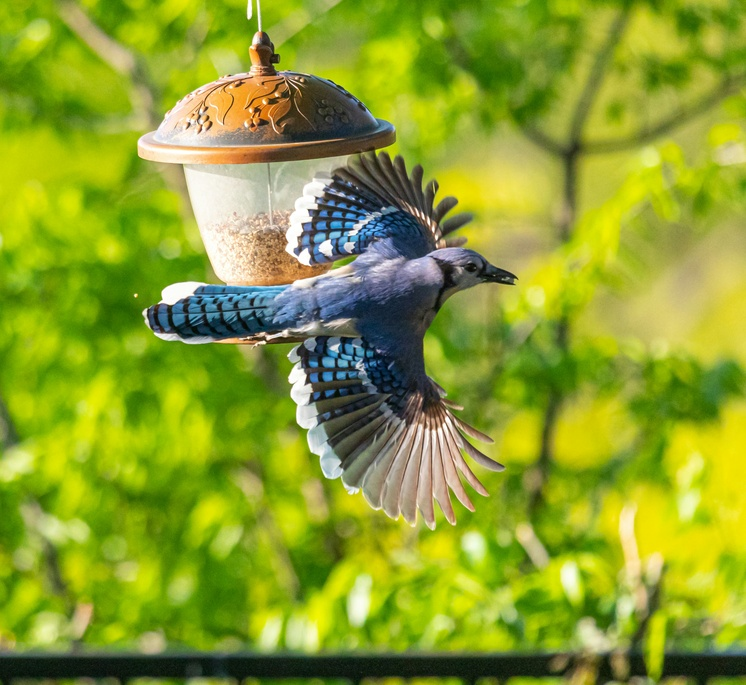
#> input picture images/color/gerhard-crous-G_mYUvUHh_U.jpg, 746 x 685 px, shrunk from 3651 x 3353 before the run
$ jupyter execute processing-color-images.ipynb
#> lines starting #> are read from the running program, lines starting #| are printed output that depends on the picture
[cell 1]
import numpy as np
import matplotlib.pyplot as plt
import cv2

## Processing Color Images (RGB) with Matplotlib

[cell 2]
cim = plt.imread("../images/color/gerhard-crous-G_mYUvUHh_U.jpg")
#> cim is the input picture: shape (685, 746, 3); mean R, G, B 139.3, 158.8, 44.7

[cell 3]
cim.shape
#> Out = (685, 746, 3)

[cell 4]
type(cim)

[cell 5]
cim.dtype

[cell 6]
plt.imshow(cim)

[cell 7]
R = cim[:,:,0]
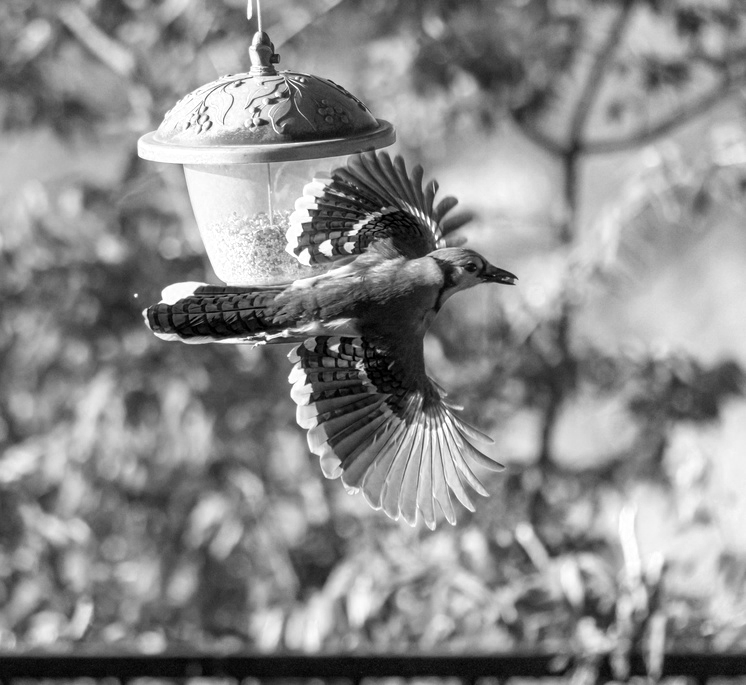
#> R: shape (685, 746); min 0, max 255, mean 139.3
G = cim[:,:,1]
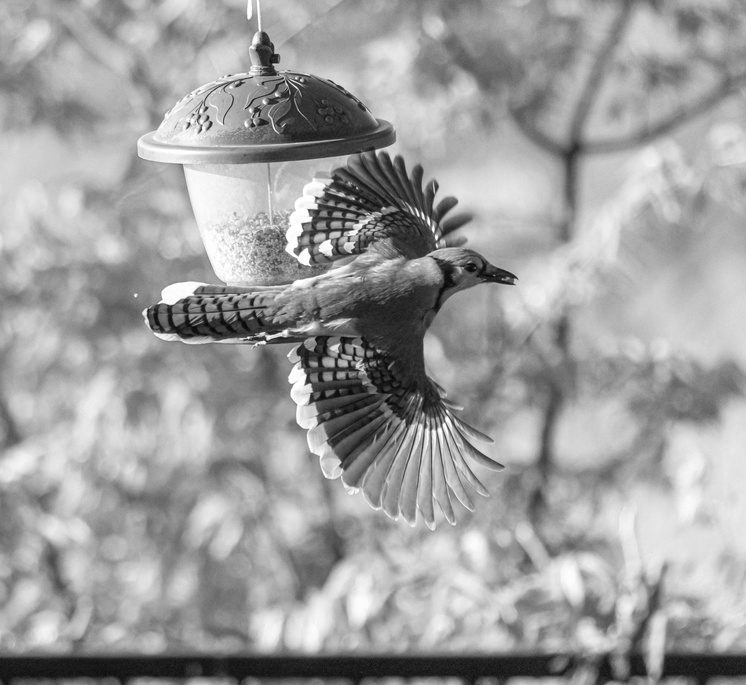
#> G: shape (685, 746); min 2, max 255, mean 158.8
B = cim[:,:,2]
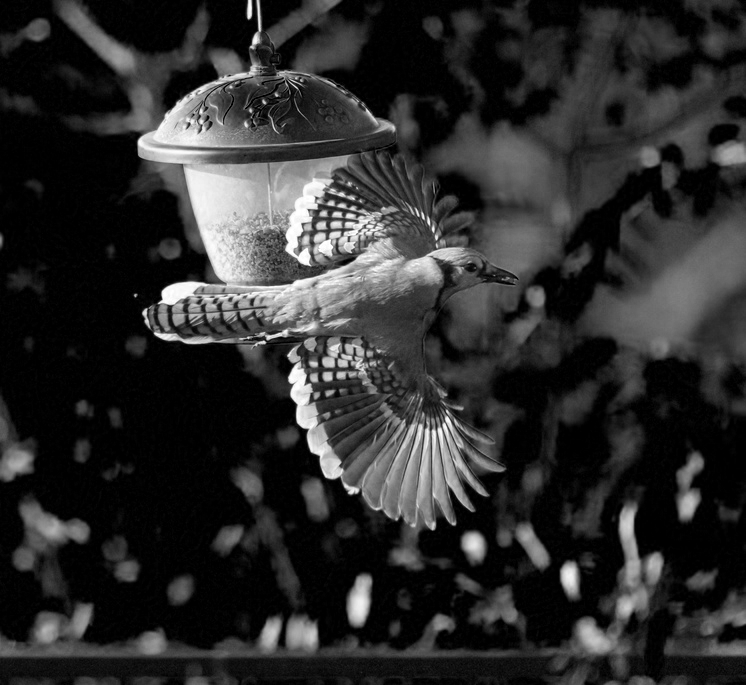
#> B: shape (685, 746); min 0, max 255, mean 44.7

[cell 8]
fig, axs = plt.subplots(nrows=1,ncols=3,figsize=(16,9))
# plt.subplots_adjust(wspace=0.3)
axs[0].imshow(R)
axs[0].set_title('Red')
axs[0].set_xticks([])
axs[0].set_yticks([])

axs[1].imshow(G)
axs[1].set_title('Green')
axs[1].set_xticks([])
axs[1].set_yticks([])

axs[2].imshow(B)
axs[2].set_title('Blue')
axs[2].set_xticks([])
axs[2].set_yticks([])
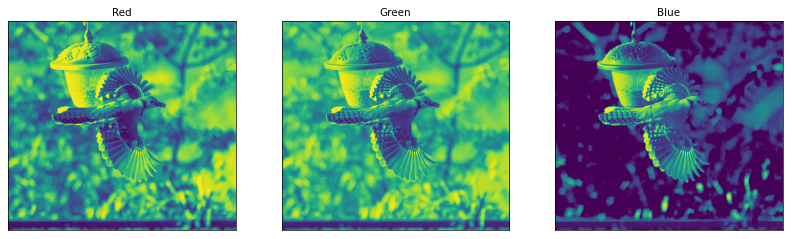
#> figure drawn by matplotlib, 3 panels

[cell 9]
def plot_color_image_1(cim,img_filename):
    fig, axs = plt.subplots(nrows=2,ncols=3,figsize=(16,9))
    # plt.subplots_adjust(wspace=0.3)
    axs[0,0].imshow(cim)
    axs[0,0].set_xticks([])
    axs[0,0].set_yticks([])

    axs[0,1].imshow(cim)
    axs[0,1].set_xticks([])
    axs[0,1].set_yticks([])

    axs[0,2].imshow(cim)
    axs[0,2].set_xticks([])
    axs[0,2].set_yticks([])

    axs[1,0].imshow(cim[:,:,0])
    axs[1,0].set_title('Red')
    axs[1,0].set_xticks([])
    axs[1,0].set_yticks([])

    axs[1,1].imshow(cim[:,:,1])
    axs[1,1].set_title('Green')
    axs[1,1].set_xticks([])
    axs[1,1].set_yticks([])

    axs[1,2].imshow(cim[:,:,2])
    axs[1,2].set_title('Blue')
    axs[1,2].set_xticks([])
    axs[1,2].set_yticks([])

    fig.savefig(fname=img_filename,dpi=400,bbox_inches='tight')

[cell 10]
def plot_color_image_2(color_img,img_filename):
    plt.subplot(231)
    plt.imshow(color_img)
    plt.xticks([])
    plt.yticks([])

    plt.subplot(232)
    plt.imshow(color_img)
    plt.xticks([])
    plt.yticks([])

    plt.subplot(233)
    plt.imshow(color_img)
    plt.xticks([])
    plt.yticks([])

    plt.subplot(234)
    plt.imshow(color_img[:,:,0])
    plt.title('Red')
    plt.xticks([])
    plt.yticks([])

    plt.subplot(235)
    plt.imshow(color_img[:,:,1])    # ,cmap='gray'
    plt.title('Green')
    plt.xticks([])
    plt.yticks([])

    plt.subplot(236)
    plt.imshow(color_img[:,:,2])
    plt.title('Blue')
    plt.xticks([])
    plt.yticks([])

    # plt.show()
    plt.savefig(img_filename,dpi=400,bbox_inches='tight')

[cell 11]
output_image = '../images/output/gerhard-crous-G_mYUvUHh_U__1.jpg'
cim = plt.imread("../images/color/gerhard-crous-G_mYUvUHh_U.jpg")
plot_color_image_1(cim,output_image)

[cell 12]
output_image = '../images/output/gerhard-crous-G_mYUvUHh_U__2.jpg'
cim = plt.imread("../images/color/gerhard-crous-G_mYUvUHh_U.jpg")
plot_color_image_2(cim,output_image)

### For Matplotlib color images are represented as RGB

[cell 13]
output_image = '../images/output/zoltan-tasi--noc08YBXi4__1_matplot.jpg'
cim1 = plt.imread('../images/color/zoltan-tasi--noc08YBXi4.jpg')
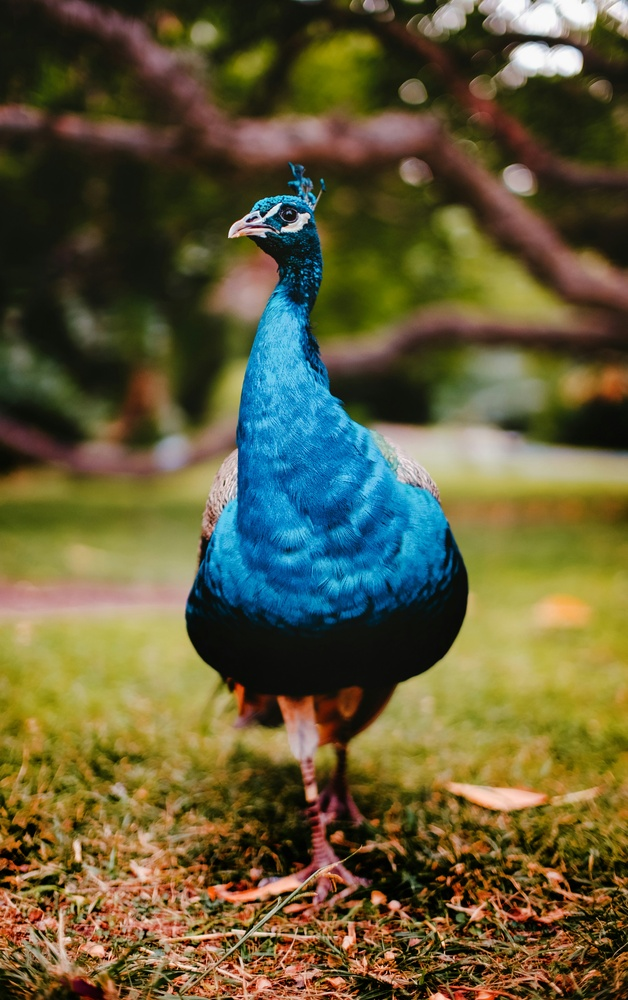
#> input picture images/color/zoltan-tasi--noc08YBXi4.jpg, 628 x 1000 px, shrunk from 3077 x 4896 before the run
#> cim1 is the input picture: shape (1000, 628, 3); mean R, G, B 97.5, 91.3, 57.3
plot_color_image_1(cim1,output_image)
#> in plot_color_image_1 (call 2), `fig.savefig(fname=img_filename,dpi=400,bbox_inches='tight')`:
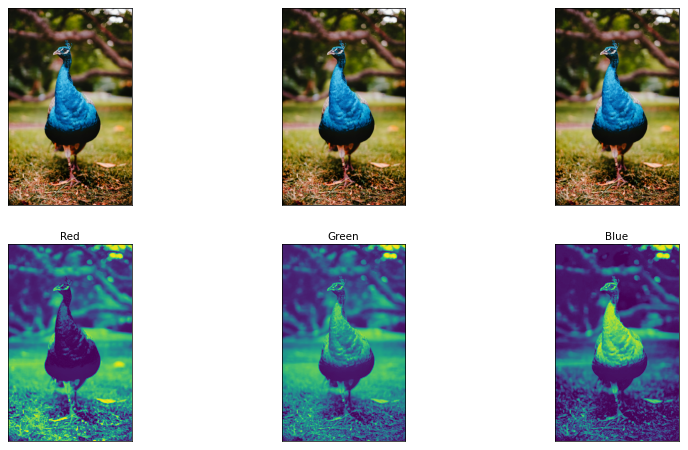
#> figure drawn by matplotlib, 6 panels

### OpenCV by default represents color images as BGR
- **Hence, Reversing numpy array to convert BGR to RGB**

[cell 14]
output_image = '../images/output/zoltan-tasi--noc08YBXi4__1_opencv.jpg'
cim2 = cv2.imread('../images/color/zoltan-tasi--noc08YBXi4.jpg')
cim2 = cim2[:,:,::-1]  ### Converting BGR to RGB
plot_color_image_1(cim2,output_image)
